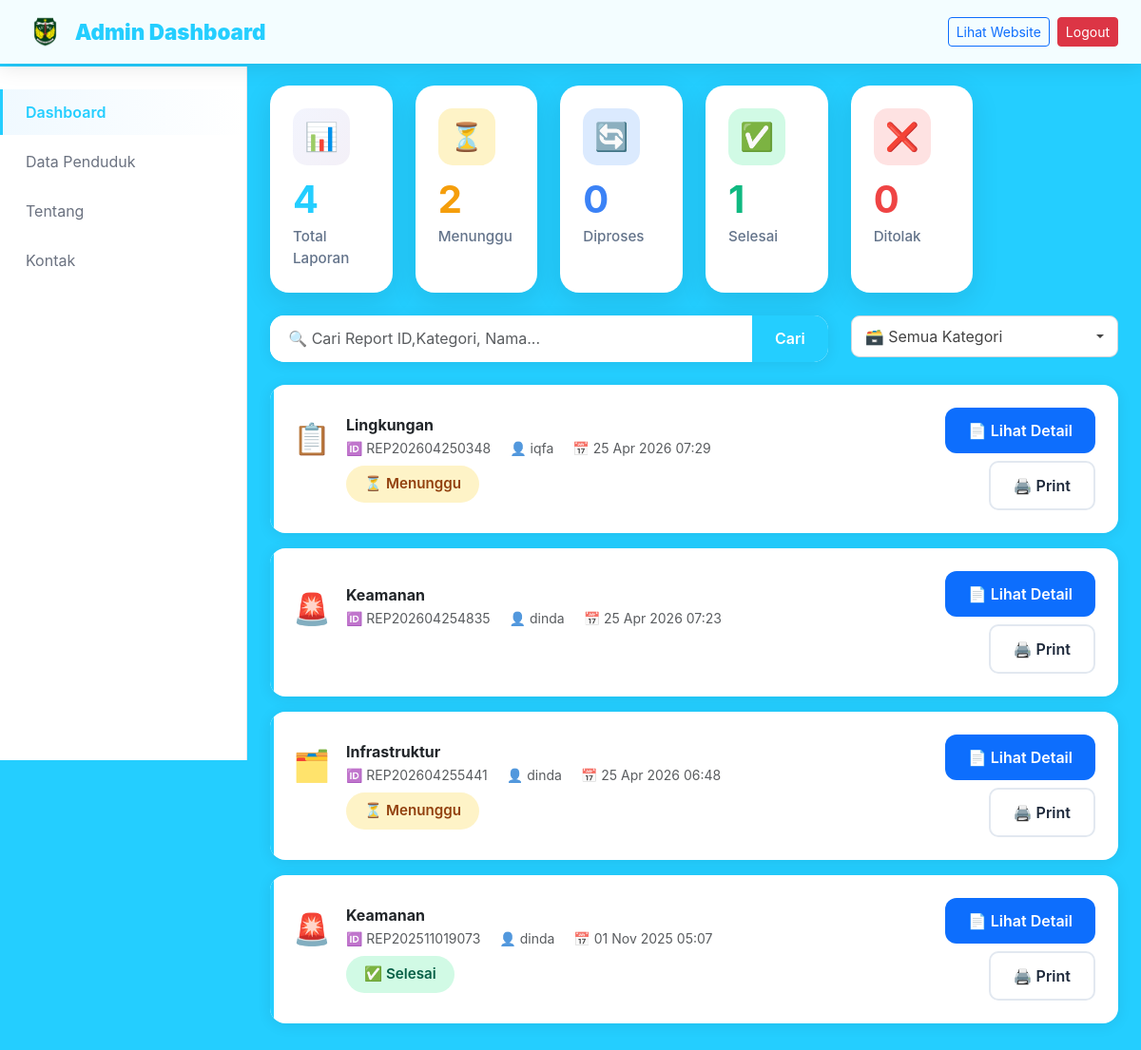
The app's page /dashboard.php (signed in) with its own data.
### tables this page shows
CREATE TABLE `reports` (
  `id` int(11) NOT NULL,
  `report_id` varchar(50) NOT NULL,
  `nama` varchar(100) DEFAULT NULL,
  `kontak` varchar(100) DEFAULT NULL,
  `kategori` varchar(50) DEFAULT NULL,
  `isi` text NOT NULL,
  `foto` varchar(255) DEFAULT NULL,
  `status` enum('menunggu','diproses','selesai','ditolak') DEFAULT 'menunggu',
  `note_admin` text DEFAULT NULL,
  `tanggal` timestamp NOT NULL DEFAULT current_timestamp(),
  `updated_at` timestamp NULL DEFAULT NULL ON UPDATE current_timestamp(),
  `is_anonim` tinyint(1) DEFAULT 0,
  `user_id` int(11) DEFAULT NULL
);

### util.php (called while the page is built, shortened)
<?php
function esc($s) { return htmlspecialchars($s ?? '', ENT_QUOTES | ENT_SUBSTITUTE, 'UTF-8'); }
?>

### dashboard.php (the view, shortened to what this page needs)
<?php
require_once __DIR__ . '/../config/koneksi.php';
require_once __DIR__ . '/../helpers/util.php';
$stats_query = "SELECT
    COUNT(*) as total,
    SUM(CASE WHEN status = 'menunggu' THEN 1 ELSE 0 END) as menunggu,
    SUM(CASE WHEN status = 'diproses' THEN 1 ELSE 0 END) as diproses,
    SUM(CASE WHEN status = 'selesai' THEN 1 ELSE 0 END) as selesai,
    SUM(CASE WHEN status = 'ditolak' THEN 1 ELSE 0 END) as ditolak
FROM reports";
$stats_result = $conn->query($stats_query);
$stats = $stats_result ? $stats_result->fetch_assoc() : ['total' => 0, 'menunggu' => 0, 'diproses' => 0, 'selesai' => 0, 'ditolak' => 0];
$stats['total'] = $stats['total'] ?? 0;
$stats['menunggu'] = $stats['menunggu'] ?? 0;
$stats['diproses'] = $stats['diproses'] ?? 0;
$stats['selesai'] = $stats['selesai'] ?? 0;
$stats['ditolak'] = $stats['ditolak'] ?? 0;
$filter = $_GET['filter'] ?? 'all';
$search = $_GET['search'] ?? '';
$kategori_filter = $_GET['kategori'] ?? 'all';
$kategori_icons = [
  'Infrastruktur' => '🗂️', 'Sosial' => '📚', 'Kebersihan' => '🌳',
  'Kesehatan' => '🏥', 'Keamanan' => '🚨', 'Saran atau Aspirasi Masyarakat' => '📌',
];
$query = 'SELECT id, report_id, kategori, status, tanggal, nama FROM reports WHERE 1=1';
$params = [];
$types = '';
$query .= ' ORDER BY tanggal DESC LIMIT 50';
if(count($params) > 0) {
    $stmt = $conn->prepare($query);
    $stmt->bind_param($types, ...$params);
    $stmt->execute();
    $res = $stmt->get_result();
} else {
    $res = $conn->query($query);
}
$current_page = 'dashboard';
?>
<!DOCTYPE html>
<html lang="id">
<head>
  <link href="https://cdn.jsdelivr.net/npm/bootstrap@5.3.2/dist/css/bootstrap.min.css" rel="stylesheet">
  <link href="admin_styles.css" rel="stylesheet">
</head>
<body>
<nav class="admin-navbar">
  <div class="container-fluid px-4">
    <div class="d-flex justify-content-between align-items-center">
      <div class="d-flex align-items-center gap-3">
        <a class="navbar-brand d-flex align-items-center" href="dashboard.php">
          <img src="luwu.png" style="height: 35px;" class="me-2">
          <strong>Admin Dashboard</strong>
        </a>
      </div>
      <div class="d-flex gap-2 align-items-center">
        <a href="../public/index.php" class="btn btn-outline-primary btn-sm" target="_blank">
          Lihat Website
        </a>
        <a href="logout.php" class="btn btn-danger btn-sm" onclick="return confirm('Yakin ingin logout?')">
          Logout
        </a>
      </div>
    </div>
  </div>
</nav>
<aside class="sidebar" id="sidebar">
  <ul class="sidebar-menu">
    <li class="sidebar-item">
      <a href="dashboard.php" class="sidebar-link <?php echo $current_page === 'dashboard' ? 'active' : ''; ?>">
        Dashboard
      </a>
    </li>
    <li class="sidebar-item">
      <a href="data_penduduk.php" class="sidebar-link <?php echo $current_page === 'penduduk' ? 'active' : ''; ?>">
        Data Penduduk
      </a>
    </li>
    <li class="sidebar-item">
      <a href="edit_about.php" class="sidebar-link <?php echo $current_page === 'about' ? 'active' : ''; ?>">
        Tentang
      </a>
    </li>
    <li class="sidebar-item">
      <a href="edit_contact.php" class="sidebar-link <?php echo $current_page === 'contact' ? 'active' : ''; ?>">
        Kontak
      </a>
    </li>
  </ul>
</aside>
<div class="main-content">
  <div class="container-fluid px-4 pb-5">
    <div class="row g-4 mb-4">
      <div class="col-md-2 col-4">
        <a href="dashboard.php" class="text-decoration-none">
        <div class="stats-card stats-card-clickable">
          <div class="stats-icon" style="background: linear-gradient(135deg, #667eea15, #764ba215);">
            📊
          </div>
          <div class="stats-number" style="color: var(--primary);">
            <?php echo $stats['total']; ?>
          </div>
          <div class="stats-label">Total Laporan</div>
        </div>
        </a>
      </div>
      <div class="col-md-2 col-4">
        <a href="dashboard.php?filter=menunggu" class="text-decoration-none">
        <div class="stats-card stats-card-clickable <?php echo $filter === 'menunggu' ? 'stats-card-active' : ''; ?>">
          <div class="stats-icon" style="background: #fef3c7;">
            ⏳
          </div>
          <div class="stats-number" style="color: var(--warning);">
            <?php echo $stats['menunggu']; ?>
          </div>
          <div class="stats-label">Menunggu</div>
        </div>
        </a>
      </div>
      <div class="col-md-2 col-4">
        <a href="dashboard.php?filter=diproses" class="text-decoration-none">
        <div class="stats-card stats-card-clickable <?php echo $filter === 'diproses' ? 'stats-card-active' : ''; ?>">
          <div class="stats-icon" style="background: #dbeafe;">
            🔄
          </div>
          <div class="stats-number" style="color: var(--info);">
            <?php echo $stats['diproses']; ?>
          </div>
          <div class="stats-label">Diproses</div>
        </div>
        </a>
      </div>
      <div class="col-md-2 col-4">
        <a href="dashboard.php?filter=selesai" class="text-decoration-none">
        <div class="stats-card stats-card-clickable <?php echo $filter === 'selesai' ? 'stats-card-active' : ''; ?>">
          <div class="stats-icon" style="background: #d1fae5;">
            ✅
          </div>
          <div class="stats-number" style="color: var(--success);">
            <?php echo $stats['selesai']; ?>
          </div>
          <div class="stats-label">Selesai</div>
        </div>
        </a>
      </div>
      <div class="col-md-2 col-4">
        <a href="dashboard.php?filter=ditolak" class="text-decoration-none">
        <div class="stats-card stats-card-clickable <?php echo $filter === 'ditolak' ? 'stats-card-active' : ''; ?>">
          <div class="stats-icon" style="background: #fee2e2;">
            ❌
          </div>
          <div class="stats-number" style="color: #ef4444;">
            <?php echo $stats['ditolak']; ?>
          </div>
          <div class="stats-label">Ditolak</div>
        </div>
        </a>
      </div>
    </div>
    <div class="row mb-4">
      <div class="col-md-8 mb-6 mb-md-0">
        <form method="GET" action="dashboard.php" class="search-box">
          <div class="input-group">
            <input type="text" name="search" class="form-control" placeholder="🔍 Cari Report ID,Kategori, Nama..." value="<?php echo htmlspecialchars($search);?>">
            <button class="btn" type="submit">Cari</button>
          </div>
        </form>
      </div>
      <div class="col-md-4 mb-4 mb-md-0">
        <?php
          $kat_label = $kategori_filter === 'all' ? '🗃️ Semua Kategori' : ($kategori_icons[$kategori_filter] . ' ' . $kategori_filter);
        ?>
        <div class="dropdown w-90">
          <button class="btn btn-white dropdown-toggle w-100 text-start d-flex align-items-center justify-content-between"
                  type="button" data-bs-toggle="dropdown" aria-expanded="false"
                  style="background:#fff; border:1.5px solid <?php echo $kategori_filter !== 'all' ? '#0ea5e9' : '#d1d5db'; ?>; border-radius:9px; padding:9px 14px; font-size:16px; color:<?php echo $kategori_filter !== 'all' ? '#0ea5e9' : '#444'; ?>; font-weight:<?php echo $kategori_filter !== 'all' ? '600' : '400'; ?>;">
            <span><?php echo $kat_label; ?></span>
          </button>
        </div>
      </div>
    </div>
    <?php if($res && $res->num_rows > 0): ?>
      <?php while($row = $res->fetch_assoc()): ?>
        <div class="report-card">
          <div class="row align-items-center">
            <div class="col-md-8 mb-4 mb-md-0">
              <div class="d-flex align-items-start">
                <div class="me-3" style="font-size: 2rem;">
                  <?php
                    $icons = [
                      'Infrastruktur' => '🗂️',
                      'Sosial' => '📚',
                      'Kebersihan' => '🌳',
                      'Kesehatan' => '🏥',
                      'Keamanan' => '🚨',
                      'Saran atau Aspirasi Masyarakat' => '📌'
                    ];
                    echo $icons[$row['kategori']] ?? '📋';
                  ?>
                </div>
                <div class="flex-grow-1">
                  <h6 class="mb-1 fw-bold"><?php echo esc($row['kategori'] ?: 'Tidak Berkategori'); ?></h6>
                  <div class="text-muted small mb-2">
                    <span class="me-3">🆔 <?php echo esc($row['report_id']); ?></span>
                    <span class="me-3">👤 <?php echo esc($row['nama'] ?: 'Anonim'); ?></span>
                    <span>📅 <?php echo date('d M Y H:i', strtotime($row['created_at'] ?? $row['tanggal'])); ?></span>
                  </div>
                  <span class="status-badge status-<?php echo str_replace(' ', '', esc($row['status'])); ?>">
                    <?php
                      $status_icons = [
                        'menunggu' => '⏳',
                        'diproses' => '🔄',
                        'selesai' => '✅',
                        'ditolak' => '❌'
                      ];
                      $status_labels = [
                        'menunggu' => 'Menunggu',
                        'diproses' => 'Diproses',
                        'selesai' => 'Selesai',
                        'ditolak' => 'Ditolak'
                      ];
                      echo ($status_icons[$row['status']] ?? '') . ' ' . ($status_labels[$row['status']] ?? $row['status']);
                    ?>
                  </span>
                </div>
              </div>
            </div>
            <div class="col-md-4 text-md-end d-flex gap-2 justify-content-md-end flex-wrap">
              <a href="view.php?report_id=<?php echo urlencode($row['report_id']); ?>"
                 class="btn btn-primary btn-action">
                📄 Lihat Detail
              </a>
              <a href="print_laporan.php?report_id=<?php echo urlencode($row['report_id']); ?>"
                 target="_blank"
                 class="btn btn-action btn-print-laporan">
                🖨️ Print
              </a>
            </div>
          </div>
        </div>
      <?php endwhile; ?>
    <?php endif; ?>
  </div>
</div>
</body>
</html>

### admin_styles.css (style rules this page uses)
:root { --primary: #24ceff; --secondary: #24ceff; --success: #10b981; --warning: #f59e0b; --danger: #ef4444; --info: #3b82f6; }
body { background: linear-gradient(135deg, var(--primary), var(--secondary)); min-height: 100vh; font-family: -apple-system, BlinkMacSystemFont, "Segoe UI", Roboto, sans-serif; }
.admin-navbar { background: rgba(255, 255, 255, 0.95); backdrop-filter: blur(10px); box-shadow: 0 4px 20px rgba(0, 0, 0, 0.1); padding: 1rem 0; margin-bottom: 2rem; }
.admin-navbar .navbar-brand { font-weight: 700; font-size: 1.4rem; color: var(--primary); }
.stats-card { background: white; border-radius: 20px; padding: 1.5rem; box-shadow: 0 8px 30px rgba(0, 0, 0, 0.1); transition: transform 0.3s ease, box-shadow 0.3s ease; border: none; height: 100%; }
.stats-icon { width: 60px; height: 60px; border-radius: 15px; display: flex; align-items: center; justify-content: center; font-size: 1.8rem; margin-bottom: 1rem; }
.stats-number { font-size: 2.5rem; font-weight: 700; line-height: 1; margin-bottom: 0.5rem; }
.stats-label { color: #64748b; font-size: 0.95rem; font-weight: 500; }
.report-card { background: white; border-radius: 16px; padding: 1.5rem; margin-bottom: 1rem; box-shadow: 0 2px 15px rgba(0, 0, 0, 0.08); transition: all 0.3s ease; border: none; position: relative; overflow: hidden; }
.report-card::before { content: ''; position: absolute; left: 0; top: 0; height: 100%; width: 4px; background: linear-gradient(135deg, var(--primary), var(--secondary)); }
.status-badge { padding: 0.4rem 1rem; border-radius: 20px; font-weight: 600; font-size: 0.85rem; display: inline-block; }
.status-menunggu { background: #fef3c7; color: #92400e; }
.status-selesai { background: #d1fae5; color: #065f46; }
.search-box { background: white; border-radius: 15px; box-shadow: 0 2px 15px rgba(0, 0, 0, 0.08); overflow: hidden; }
.search-box input { border: none; padding: 0.8rem 1.2rem; }
.search-box button { background: linear-gradient(135deg, var(--primary), var(--secondary)); border: none; color: white; padding: 0.8rem 1.5rem; font-weight: 600; }
.btn-action { border-radius: 10px; padding: 0.5rem 1.2rem; font-weight: 600; transition: all 0.3s ease; border: 2px solid; }
.status-badge { padding: 0.5rem 1.2rem; border-radius: 20px; font-weight: 600; font-size: 0.95rem; display: inline-block; }
.form-control, .form-select { border: 2px solid #e2e8f0; border-radius: 12px; padding: 0.75rem 1rem; transition: all 0.3s ease; }
.btn-action { border-radius: 12px; padding: 0.75rem 1.5rem; font-weight: 600; transition: all 0.3s ease; border: none; }
.sidebar { position: fixed; top: 70px; left: 0; width: 260px; height: calc(100vh - 70px); background: white; border-right: 1px solid #e5e7eb; padding: 1.5rem 0; overflow-y: auto; }
.sidebar-menu { list-style: none; padding: 0; margin: 0; }
.sidebar-item { margin-bottom: 0.25rem; }
.sidebar-link { display: flex; align-items: center; padding: 0.75rem 1.5rem; color: #6b7280; text-decoration: none; transition: all 0.2s; border-left: 3px solid transparent; }
.sidebar-link.active { background: linear-gradient(90deg, #f0f9ff, transparent); color: var(--primary); font-weight: 600; border-left-color: var(--primary); }
.main-content { margin-left: 260px; padding-top: 90px; }
.admin-navbar { position: fixed; top: 0; left: 0; right: 0; z-index: 1000; }
.btn-print-laporan { background: white; color: #1e293b; border: 2px solid #e2e8f0 !important; border-radius: 10px; font-weight: 600; transition: all 0.3s ease; }

### dashboard.php (style rules this page uses)
.stats-card-clickable { cursor: pointer; transition: transform 0.15s ease, box-shadow 0.15s ease; }

### records on screen
reports: kategori "📋", kategori "Lingkungan", report "REP202604250348", nama "iqfa", tanggal "25 Apr 2026 07:29", status "⏳", status "Menunggu"
reports: kategori "🚨", kategori "Keamanan", report "REP202604254835", nama "dinda", tanggal "25 Apr 2026 07:23"
reports: kategori "🗂️", kategori "Infrastruktur", report "REP202604255441", nama "dinda", tanggal "25 Apr 2026 06:48", status "⏳", status "Menunggu"
reports: kategori "🚨", kategori "Keamanan", report "REP202511019073", nama "dinda", tanggal "01 Nov 2025 05:07", status "✅", status "Selesai"

### other values on screen
$stats['total'] "4"
$stats['menunggu'] "2"
$stats['diproses'] "0"
$stats['selesai'] "1"
$stats['ditolak'] "0"
$kat_label "🗃️ Semua Kategori"
